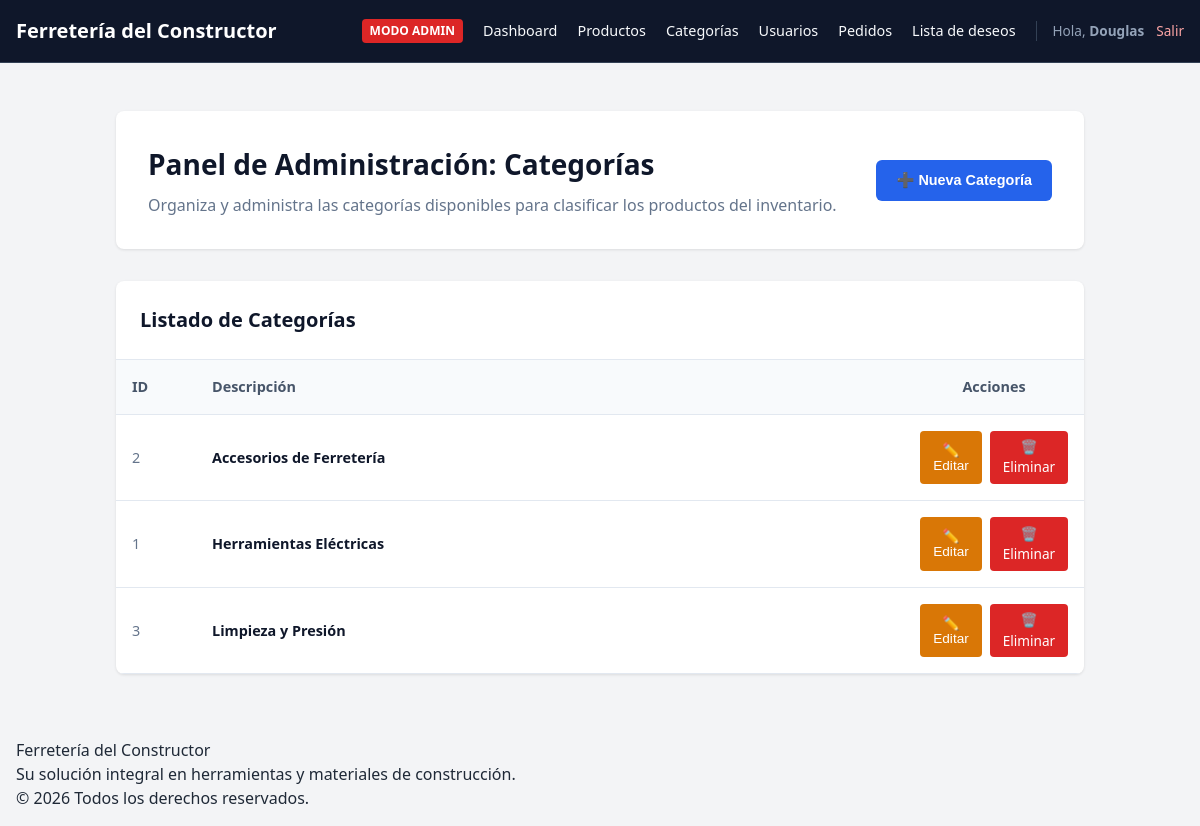
/views/admin/categorias.php (signed in), run on the app's committed database.
### tables this page shows
CREATE TABLE `categorias` (
  `id_categoria` int(11) NOT NULL,
  `descripcion` varchar(100) NOT NULL
);

### views/admin/categorias.php (the view, shortened to what this page needs)
<?php
try {
    $database = new Database();
    $db = $database->getConnection();
} catch (Exception $e) {
    $db = null;
    $error = "Error de conexión a la base de datos.";
}
$categorias = [];
if ($db) {
    try {
        $stmtCat = $db->query("SELECT id_categoria, descripcion FROM categorias ORDER BY descripcion ASC");
        $categorias = $stmtCat->fetchAll(PDO::FETCH_ASSOC);
    } catch (Exception $e) {
        $categorias = [];
    }
}
include_once __DIR__ . '/../layouts/header.php';
?>
<div class="admin-dashboard" style="max-width: 1000px; margin: 0 auto; padding: 1rem;">
    <div style="background: white; padding: 2rem; border-radius: 8px; box-shadow: 0 1px 3px rgba(0,0,0,0.1); margin-bottom: 2rem; display: flex; justify-content: space-between; align-items: center; flex-wrap: wrap; gap: 1rem;">
        <div>
            <h1 style="color: #0f172a; margin: 0 0 0.5rem 0; font-size: 1.75rem;">Panel de Administración: Categorías</h1>
            <p style="color: #64748b; margin: 0;">Organiza y administra las categorías disponibles para clasificar los productos del inventario.</p>
        </div>
        <button type="button" onclick="toggleFormularioNuevaCategoria()" style="padding: 0.75rem 1.25rem; background: #2563eb; color: white; border: none; border-radius: 6px; cursor: pointer; font-weight: 600; font-size: 0.9rem;">
            ➕ Nueva Categoría
        </button>
    </div>
    <div style="background: white; border-radius: 8px; box-shadow: 0 1px 3px rgba(0,0,0,0.1); overflow: hidden;">
        <div style="padding: 1.5rem; border-bottom: 1px solid #e2e8f0;">
            <h2 style="margin: 0; font-size: 1.25rem; color: #0f172a;">Listado de Categorías</h2>
        </div>
        <?php if (!empty($categorias)): ?>
            <div style="overflow-x: auto;">
                <table style="width: 100%; border-collapse: collapse; text-align: left; font-size: 0.9rem;">
                    <thead>
                        <tr style="background: #f8fafc; color: #475569; border-bottom: 1px solid #e2e8f0;">
                            <th style="padding: 1rem; width: 80px;">ID</th>
                            <th style="padding: 1rem;">Descripción</th>
                            <th style="padding: 1rem; text-align: center; width: 180px;">Acciones</th>
                        </tr>
                    </thead>
                    <tbody>
                        <?php foreach ($categorias as $cat): ?>
                            <tr style="border-bottom: 1px solid #e2e8f0;">
                                <td style="padding: 1rem; color: #64748b;"><?= $cat['id_categoria']; ?></td>
                                <td style="padding: 1rem; font-weight: 600; color: #0f172a;"><?= htmlspecialchars($cat['descripcion']); ?></td>
                                <td style="padding: 1rem; text-align: center; display: flex; justify-content: center; gap: 0.5rem;">
                                    <button type="button"
                                            onclick='abrirModalEditarCategoria(<?= json_encode($cat); ?>)'
                                            style="padding: 0.4rem 0.8rem; background: #d97706; color: white; border: none; border-radius: 4px; cursor: pointer; font-size: 0.85rem;" title="Editar">
                                        ✏️ Editar
                                    </button>
                                    <a href="<?= BASE_URL; ?>views/admin/categorias.php?accion=eliminar&id=<?= $cat['id_categoria']; ?>"
                                       onclick="return confirm('¿Estás seguro de eliminar esta categoría?');"
                                       style="padding: 0.4rem 0.8rem; background: #dc2626; color: white; border-radius: 4px; text-decoration: none; font-size: 0.85rem;" title="Eliminar">
                                        🗑️ Eliminar
                                    </a>
                                </td>
                            </tr>
                        <?php endforeach; ?>
                    </tbody>
                </table>
            </div>
        <?php else: ?>
            <div style="padding: 3rem; text-align: center; color: #64748b;">
                No hay categorías registradas en el sistema actualmente.
            </div>
        <?php endif; ?>
    </div>
</div>
<?php
include_once __DIR__ . '/../layouts/footer.php';
?>

### assets/css/styles.css (style rules this page uses)
:root { --primary: #d97706; --primary-dark: #b45309; --dark: #1f2937; --light: #f3f4f6; --white: #ffffff; --gray: #9ca3af; --danger: #ef4444; --success: #10b981; --font-sans: system-ui, -apple-system, BlinkMacSystemFont, "Segoe UI", Roboto, sans-serif; }
* { box-sizing: border-box; margin: 0; padding: 0; }
body { font-family: var(--font-sans); background-color: var(--light); color: var(--dark); line-height: 1.5; }

### data on the page
categorias: id_categoria "2", descripcion "Accesorios de Ferretería"
categorias: id_categoria "1", descripcion "Herramientas Eléctricas"
categorias: id_categoria "3", descripcion "Limpieza y Presión"

### other printed values
$_SESSION['usuario'] "Douglas"
